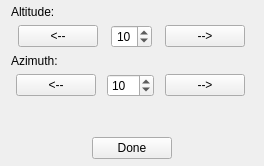
<?xml version="1.0" encoding="UTF-8"?>
<!--
Copyright (C) 2018-2019 Husain Al Marzooq, Andre Ramos

This program is free software: you can redistribute it and/or modify
it under the terms of the GNU General Public License as published by
the Free Software Foundation, either version 3 of the License, or
(at your option) any later version.

This program is distributed in the hope that it will be useful,
but WITHOUT ANY WARRANTY; without even the implied warranty of
MERCHANTABILITY or FITNESS FOR A PARTICULAR PURPOSE.  See the
GNU General Public License for more details.

You should have received a copy of the GNU General Public License
along with this program.  If not, see <http://www.gnu.org/licenses/>
-->

<ui version="4.0">
 <class>Form</class>
 <widget class="QWidget" name="Form">
  <property name="geometry">
   <rect>
    <x>0</x>
    <y>0</y>
    <width>264</width>
    <height>166</height>
   </rect>
  </property>
  <property name="minimumSize">
   <size>
    <width>264</width>
    <height>166</height>
   </size>
  </property>
  <property name="maximumSize">
   <size>
    <width>264</width>
    <height>166</height>
   </size>
  </property>
  <property name="font">
   <font>
    <pointsize>9</pointsize>
   </font>
  </property>
  <property name="windowTitle">
   <string>Recalibrate</string>
  </property>
  <layout class="QVBoxLayout" name="_2">
   <property name="topMargin">
    <number>5</number>
   </property>
   <property name="bottomMargin">
    <number>7</number>
   </property>
   <item>
    <widget class="QLabel" name="azLabel">
     <property name="text">
      <string>Altitude:</string>
     </property>
    </widget>
   </item>
   <item>
    <layout class="QHBoxLayout" name="horizontalLayout">
     <item>
      <widget class="QPushButton" name="leftAltButton">
       <property name="sizePolicy">
        <sizepolicy hsizetype="Fixed" vsizetype="Fixed">
         <horstretch>0</horstretch>
         <verstretch>0</verstretch>
        </sizepolicy>
       </property>
       <property name="text">
        <string>&lt;--</string>
       </property>
      </widget>
     </item>
     <item>
      <widget class="QSpinBox" name="altSpinBox">
       <property name="sizePolicy">
        <sizepolicy hsizetype="Fixed" vsizetype="Fixed">
         <horstretch>0</horstretch>
         <verstretch>0</verstretch>
        </sizepolicy>
       </property>
       <property name="alignment">
        <set>Qt::AlignCenter</set>
       </property>
       <property name="minimum">
        <number>1</number>
       </property>
       <property name="maximum">
        <number>90</number>
       </property>
       <property name="value">
        <number>10</number>
       </property>
      </widget>
     </item>
     <item>
      <widget class="QPushButton" name="rightAltButton">
       <property name="sizePolicy">
        <sizepolicy hsizetype="Fixed" vsizetype="Fixed">
         <horstretch>0</horstretch>
         <verstretch>0</verstretch>
        </sizepolicy>
       </property>
       <property name="text">
        <string>--&gt;</string>
       </property>
      </widget>
     </item>
    </layout>
   </item>
   <item>
    <widget class="QLabel" name="altLabel">
     <property name="text">
      <string>Azimuth:</string>
     </property>
    </widget>
   </item>
   <item>
    <layout class="QHBoxLayout" name="horizontalLayout_3">
     <item>
      <widget class="QPushButton" name="leftAzButton">
       <property name="sizePolicy">
        <sizepolicy hsizetype="Fixed" vsizetype="Fixed">
         <horstretch>0</horstretch>
         <verstretch>0</verstretch>
        </sizepolicy>
       </property>
       <property name="text">
        <string>&lt;--</string>
       </property>
      </widget>
     </item>
     <item>
      <widget class="QSpinBox" name="azSpinBox">
       <property name="sizePolicy">
        <sizepolicy hsizetype="Fixed" vsizetype="Fixed">
         <horstretch>0</horstretch>
         <verstretch>0</verstretch>
        </sizepolicy>
       </property>
       <property name="minimum">
        <number>1</number>
       </property>
       <property name="maximum">
        <number>360</number>
       </property>
       <property name="value">
        <number>10</number>
       </property>
      </widget>
     </item>
     <item>
      <widget class="QPushButton" name="rightAzButton">
       <property name="sizePolicy">
        <sizepolicy hsizetype="Fixed" vsizetype="Fixed">
         <horstretch>0</horstretch>
         <verstretch>0</verstretch>
        </sizepolicy>
       </property>
       <property name="text">
        <string>--&gt;</string>
       </property>
      </widget>
     </item>
    </layout>
   </item>
   <item>
    <spacer name="verticalSpacer">
     <property name="orientation">
      <enum>Qt::Vertical</enum>
     </property>
     <property name="sizeHint" stdset="0">
      <size>
       <width>20</width>
       <height>40</height>
      </size>
     </property>
    </spacer>
   </item>
   <item alignment="Qt::AlignHCenter">
    <widget class="QPushButton" name="pushButton">
     <property name="text">
      <string>Done</string>
     </property>
    </widget>
   </item>
  </layout>
 </widget>
 <resources/>
 <connections/>
</ui>
